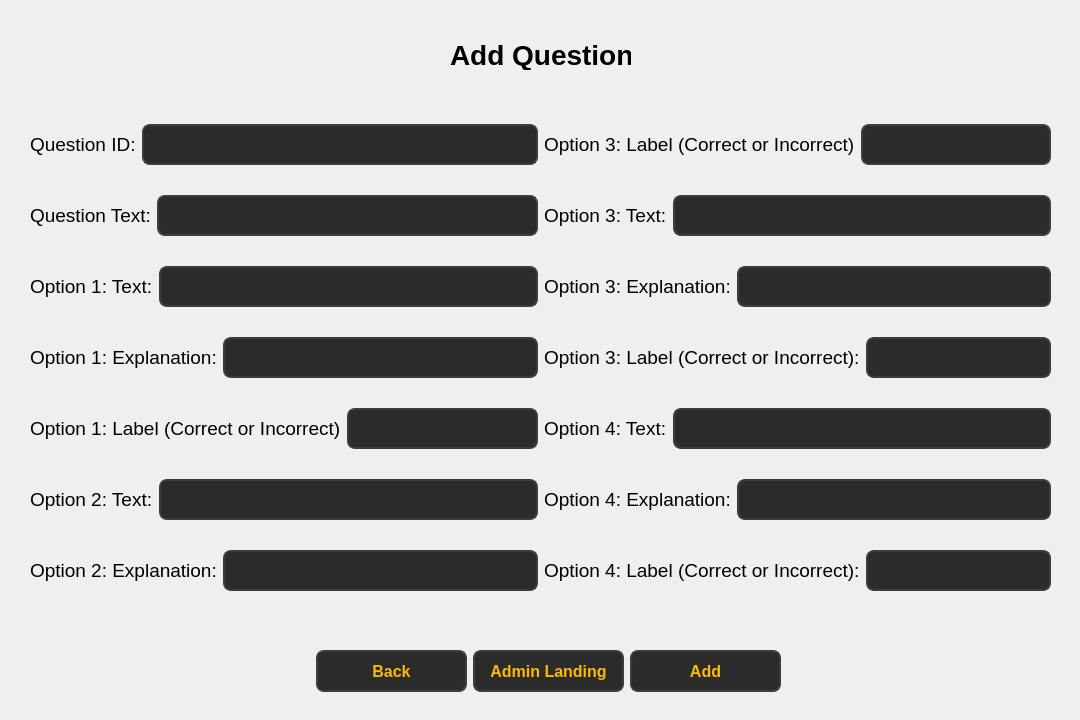
<?xml version="1.0" encoding="UTF-8"?>
<ui version="4.0">
 <class>Form</class>
 <widget class="QWidget" name="Form">
  <property name="geometry">
   <rect>
    <x>0</x>
    <y>0</y>
    <width>1080</width>
    <height>720</height>
   </rect>
  </property>
  <property name="windowTitle">
   <string>Form</string>
  </property>
  <widget class="QLabel" name="label">
   <property name="geometry">
    <rect>
     <x>450</x>
     <y>40</y>
     <width>181</width>
     <height>30</height>
    </rect>
   </property>
   <property name="font">
    <font>
     <pointsize>21</pointsize>
     <bold>true</bold>
    </font>
   </property>
   <property name="text">
    <string>Add Question</string>
   </property>
  </widget>
  <widget class="QPushButton" name="pushButton_back">
   <property name="geometry">
    <rect>
     <x>316</x>
     <y>650</y>
     <width>151</width>
     <height>42</height>
    </rect>
   </property>
   <property name="styleSheet">
    <string notr="true">QPushButton {
        background-color: #2b2b2b;  
        color: #fcba03;              
        border: 2px solid #3d3d3d;      
        border-radius: 8px;          
        padding: 8px 16px;            
        font-size: 16px;            
        font-weight: bold;
    
    }

    QPushButton:hover {
        background-color: #fcba03;
		 color: #000000;
        border: 2px solid #5a5a5a;    
    }

    QPushButton:pressed {
        background-color: #1a1a1a;      
        border: 2px solid #2b2b2b;      
    }</string>
   </property>
   <property name="text">
    <string>Back</string>
   </property>
  </widget>
  <widget class="QPushButton" name="pushButton_4">
   <property name="geometry">
    <rect>
     <x>473</x>
     <y>650</y>
     <width>151</width>
     <height>42</height>
    </rect>
   </property>
   <property name="styleSheet">
    <string notr="true">QPushButton {
        background-color: #2b2b2b;  
        color: #fcba03;              
        border: 2px solid #3d3d3d;      
        border-radius: 8px;          
        padding: 8px 16px;            
        font-size: 16px;            
        font-weight: bold;
    
    }

    QPushButton:hover {
        background-color: #fcba03;
		 color: #000000;
        border: 2px solid #5a5a5a;    
    }

    QPushButton:pressed {
        background-color: #1a1a1a;      
        border: 2px solid #2b2b2b;      
    }</string>
   </property>
   <property name="text">
    <string>Admin Landing</string>
   </property>
  </widget>
  <widget class="QPushButton" name="pushButton">
   <property name="geometry">
    <rect>
     <x>630</x>
     <y>650</y>
     <width>151</width>
     <height>42</height>
    </rect>
   </property>
   <property name="styleSheet">
    <string notr="true">QPushButton {
        background-color: #2b2b2b;  
        color: #fcba03;              
        border: 2px solid #3d3d3d;      
        border-radius: 8px;          
        padding: 8px 16px;            
        font-size: 16px;            
        font-weight: bold;
    
    }

    QPushButton:hover {
        background-color: #fcba03;
		 color: #000000;
        border: 2px solid #5a5a5a;    
    }

    QPushButton:pressed {
        background-color: #1a1a1a;      
        border: 2px solid #2b2b2b;      
    }</string>
   </property>
   <property name="text">
    <string>Add</string>
   </property>
  </widget>
  <widget class="QWidget" name="">
   <property name="geometry">
    <rect>
     <x>30</x>
     <y>100</y>
     <width>1021</width>
     <height>521</height>
    </rect>
   </property>
   <layout class="QHBoxLayout" name="horizontalLayout_15">
    <item>
     <layout class="QVBoxLayout" name="verticalLayout">
      <item>
       <layout class="QHBoxLayout" name="horizontalLayout">
        <item>
         <widget class="QLabel" name="label_4">
          <property name="font">
           <font>
            <pointsize>14</pointsize>
           </font>
          </property>
          <property name="text">
           <string>Question ID:</string>
          </property>
         </widget>
        </item>
        <item>
         <widget class="QLineEdit" name="lineEdit_3">
          <property name="styleSheet">
           <string notr="true">QLineEdit {
        background-color: #2b2b2b;  /* Dark background */
        color: #fcba03;  /* Text color */
        border: 2px solid #3d3d3d;  /* Border color */
        border-radius: 8px;  /* Rounded corners */
        padding: 8px;  /* Padding inside the input field */
        font-size: 16px;  /* Font size */
        font-weight: bold;  /* Bold font */
    }

    QLineEdit:hover {
        background-color: #3d3d3d;  /* Background when hovered */
        border: 2px solid #fcba03;  /* Border color when hovered */
    }

    QLineEdit:focus {
        background-color: #1a1a1a;  /* Background when focused */
        border: 2px solid #fcba03;  /* Border color when focused */
        color: #ffffff;  /* Text color when focused */
    }</string>
          </property>
         </widget>
        </item>
       </layout>
      </item>
      <item>
       <layout class="QHBoxLayout" name="horizontalLayout_2">
        <item>
         <widget class="QLabel" name="label_5">
          <property name="font">
           <font>
            <pointsize>14</pointsize>
           </font>
          </property>
          <property name="text">
           <string>Question Text:</string>
          </property>
         </widget>
        </item>
        <item>
         <widget class="QLineEdit" name="lineEdit_4">
          <property name="styleSheet">
           <string notr="true">QLineEdit {
        background-color: #2b2b2b;  /* Dark background */
        color: #fcba03;  /* Text color */
        border: 2px solid #3d3d3d;  /* Border color */
        border-radius: 8px;  /* Rounded corners */
        padding: 8px;  /* Padding inside the input field */
        font-size: 16px;  /* Font size */
        font-weight: bold;  /* Bold font */
    }

    QLineEdit:hover {
        background-color: #3d3d3d;  /* Background when hovered */
        border: 2px solid #fcba03;  /* Border color when hovered */
    }

    QLineEdit:focus {
        background-color: #1a1a1a;  /* Background when focused */
        border: 2px solid #fcba03;  /* Border color when focused */
        color: #ffffff;  /* Text color when focused */
    }</string>
          </property>
         </widget>
        </item>
       </layout>
      </item>
      <item>
       <layout class="QHBoxLayout" name="horizontalLayout_4">
        <item>
         <widget class="QLabel" name="label_7">
          <property name="font">
           <font>
            <pointsize>14</pointsize>
           </font>
          </property>
          <property name="text">
           <string>Option 1: Text:</string>
          </property>
         </widget>
        </item>
        <item>
         <widget class="QLineEdit" name="lineEdit_6">
          <property name="styleSheet">
           <string notr="true">QLineEdit {
        background-color: #2b2b2b;  /* Dark background */
        color: #fcba03;  /* Text color */
        border: 2px solid #3d3d3d;  /* Border color */
        border-radius: 8px;  /* Rounded corners */
        padding: 8px;  /* Padding inside the input field */
        font-size: 16px;  /* Font size */
        font-weight: bold;  /* Bold font */
    }

    QLineEdit:hover {
        background-color: #3d3d3d;  /* Background when hovered */
        border: 2px solid #fcba03;  /* Border color when hovered */
    }

    QLineEdit:focus {
        background-color: #1a1a1a;  /* Background when focused */
        border: 2px solid #fcba03;  /* Border color when focused */
        color: #ffffff;  /* Text color when focused */
    }</string>
          </property>
         </widget>
        </item>
       </layout>
      </item>
      <item>
       <layout class="QHBoxLayout" name="horizontalLayout_3">
        <item>
         <widget class="QLabel" name="label_6">
          <property name="font">
           <font>
            <pointsize>14</pointsize>
           </font>
          </property>
          <property name="text">
           <string>Option 1: Explanation:</string>
          </property>
         </widget>
        </item>
        <item>
         <widget class="QLineEdit" name="lineEdit_5">
          <property name="styleSheet">
           <string notr="true">QLineEdit {
        background-color: #2b2b2b;  /* Dark background */
        color: #fcba03;  /* Text color */
        border: 2px solid #3d3d3d;  /* Border color */
        border-radius: 8px;  /* Rounded corners */
        padding: 8px;  /* Padding inside the input field */
        font-size: 16px;  /* Font size */
        font-weight: bold;  /* Bold font */
    }

    QLineEdit:hover {
        background-color: #3d3d3d;  /* Background when hovered */
        border: 2px solid #fcba03;  /* Border color when hovered */
    }

    QLineEdit:focus {
        background-color: #1a1a1a;  /* Background when focused */
        border: 2px solid #fcba03;  /* Border color when focused */
        color: #ffffff;  /* Text color when focused */
    }</string>
          </property>
         </widget>
        </item>
       </layout>
      </item>
      <item>
       <layout class="QHBoxLayout" name="horizontalLayout_5">
        <item>
         <widget class="QLabel" name="label_8">
          <property name="font">
           <font>
            <pointsize>14</pointsize>
           </font>
          </property>
          <property name="text">
           <string>Option 1: Label (Correct or Incorrect)</string>
          </property>
         </widget>
        </item>
        <item>
         <widget class="QLineEdit" name="lineEdit_7">
          <property name="styleSheet">
           <string notr="true">QLineEdit {
        background-color: #2b2b2b;  /* Dark background */
        color: #fcba03;  /* Text color */
        border: 2px solid #3d3d3d;  /* Border color */
        border-radius: 8px;  /* Rounded corners */
        padding: 8px;  /* Padding inside the input field */
        font-size: 16px;  /* Font size */
        font-weight: bold;  /* Bold font */
    }

    QLineEdit:hover {
        background-color: #3d3d3d;  /* Background when hovered */
        border: 2px solid #fcba03;  /* Border color when hovered */
    }

    QLineEdit:focus {
        background-color: #1a1a1a;  /* Background when focused */
        border: 2px solid #fcba03;  /* Border color when focused */
        color: #ffffff;  /* Text color when focused */
    }</string>
          </property>
         </widget>
        </item>
       </layout>
      </item>
      <item>
       <layout class="QHBoxLayout" name="horizontalLayout_6">
        <item>
         <widget class="QLabel" name="label_9">
          <property name="font">
           <font>
            <pointsize>14</pointsize>
           </font>
          </property>
          <property name="text">
           <string>Option 2: Text:</string>
          </property>
         </widget>
        </item>
        <item>
         <widget class="QLineEdit" name="lineEdit_8">
          <property name="styleSheet">
           <string notr="true">QLineEdit {
        background-color: #2b2b2b;  /* Dark background */
        color: #fcba03;  /* Text color */
        border: 2px solid #3d3d3d;  /* Border color */
        border-radius: 8px;  /* Rounded corners */
        padding: 8px;  /* Padding inside the input field */
        font-size: 16px;  /* Font size */
        font-weight: bold;  /* Bold font */
    }

    QLineEdit:hover {
        background-color: #3d3d3d;  /* Background when hovered */
        border: 2px solid #fcba03;  /* Border color when hovered */
    }

    QLineEdit:focus {
        background-color: #1a1a1a;  /* Background when focused */
        border: 2px solid #fcba03;  /* Border color when focused */
        color: #ffffff;  /* Text color when focused */
    }</string>
          </property>
         </widget>
        </item>
       </layout>
      </item>
      <item>
       <layout class="QHBoxLayout" name="horizontalLayout_7">
        <item>
         <widget class="QLabel" name="label_10">
          <property name="font">
           <font>
            <pointsize>14</pointsize>
           </font>
          </property>
          <property name="text">
           <string>Option 2: Explanation:</string>
          </property>
         </widget>
        </item>
        <item>
         <widget class="QLineEdit" name="lineEdit_9">
          <property name="styleSheet">
           <string notr="true">QLineEdit {
        background-color: #2b2b2b;  /* Dark background */
        color: #fcba03;  /* Text color */
        border: 2px solid #3d3d3d;  /* Border color */
        border-radius: 8px;  /* Rounded corners */
        padding: 8px;  /* Padding inside the input field */
        font-size: 16px;  /* Font size */
        font-weight: bold;  /* Bold font */
    }

    QLineEdit:hover {
        background-color: #3d3d3d;  /* Background when hovered */
        border: 2px solid #fcba03;  /* Border color when hovered */
    }

    QLineEdit:focus {
        background-color: #1a1a1a;  /* Background when focused */
        border: 2px solid #fcba03;  /* Border color when focused */
        color: #ffffff;  /* Text color when focused */
    }</string>
          </property>
         </widget>
        </item>
       </layout>
      </item>
     </layout>
    </item>
    <item>
     <layout class="QVBoxLayout" name="verticalLayout_2">
      <item>
       <layout class="QHBoxLayout" name="horizontalLayout_13">
        <item>
         <widget class="QLabel" name="label_16">
          <property name="font">
           <font>
            <pointsize>14</pointsize>
           </font>
          </property>
          <property name="text">
           <string>Option 3: Label (Correct or Incorrect)</string>
          </property>
         </widget>
        </item>
        <item>
         <widget class="QLineEdit" name="lineEdit_15">
          <property name="styleSheet">
           <string notr="true">QLineEdit {
        background-color: #2b2b2b;  /* Dark background */
        color: #fcba03;  /* Text color */
        border: 2px solid #3d3d3d;  /* Border color */
        border-radius: 8px;  /* Rounded corners */
        padding: 8px;  /* Padding inside the input field */
        font-size: 16px;  /* Font size */
        font-weight: bold;  /* Bold font */
    }

    QLineEdit:hover {
        background-color: #3d3d3d;  /* Background when hovered */
        border: 2px solid #fcba03;  /* Border color when hovered */
    }

    QLineEdit:focus {
        background-color: #1a1a1a;  /* Background when focused */
        border: 2px solid #fcba03;  /* Border color when focused */
        color: #ffffff;  /* Text color when focused */
    }</string>
          </property>
         </widget>
        </item>
       </layout>
      </item>
      <item>
       <layout class="QHBoxLayout" name="horizontalLayout_12">
        <item>
         <widget class="QLabel" name="label_15">
          <property name="font">
           <font>
            <pointsize>14</pointsize>
           </font>
          </property>
          <property name="text">
           <string>Option 3: Text:</string>
          </property>
         </widget>
        </item>
        <item>
         <widget class="QLineEdit" name="lineEdit_14">
          <property name="styleSheet">
           <string notr="true">QLineEdit {
        background-color: #2b2b2b;  /* Dark background */
        color: #fcba03;  /* Text color */
        border: 2px solid #3d3d3d;  /* Border color */
        border-radius: 8px;  /* Rounded corners */
        padding: 8px;  /* Padding inside the input field */
        font-size: 16px;  /* Font size */
        font-weight: bold;  /* Bold font */
    }

    QLineEdit:hover {
        background-color: #3d3d3d;  /* Background when hovered */
        border: 2px solid #fcba03;  /* Border color when hovered */
    }

    QLineEdit:focus {
        background-color: #1a1a1a;  /* Background when focused */
        border: 2px solid #fcba03;  /* Border color when focused */
        color: #ffffff;  /* Text color when focused */
    }</string>
          </property>
         </widget>
        </item>
       </layout>
      </item>
      <item>
       <layout class="QHBoxLayout" name="horizontalLayout_8">
        <item>
         <widget class="QLabel" name="label_11">
          <property name="font">
           <font>
            <pointsize>14</pointsize>
           </font>
          </property>
          <property name="text">
           <string>Option 3: Explanation:</string>
          </property>
         </widget>
        </item>
        <item>
         <widget class="QLineEdit" name="lineEdit_10">
          <property name="styleSheet">
           <string notr="true">QLineEdit {
        background-color: #2b2b2b;  /* Dark background */
        color: #fcba03;  /* Text color */
        border: 2px solid #3d3d3d;  /* Border color */
        border-radius: 8px;  /* Rounded corners */
        padding: 8px;  /* Padding inside the input field */
        font-size: 16px;  /* Font size */
        font-weight: bold;  /* Bold font */
    }

    QLineEdit:hover {
        background-color: #3d3d3d;  /* Background when hovered */
        border: 2px solid #fcba03;  /* Border color when hovered */
    }

    QLineEdit:focus {
        background-color: #1a1a1a;  /* Background when focused */
        border: 2px solid #fcba03;  /* Border color when focused */
        color: #ffffff;  /* Text color when focused */
    }</string>
          </property>
         </widget>
        </item>
       </layout>
      </item>
      <item>
       <layout class="QHBoxLayout" name="horizontalLayout_14">
        <item>
         <widget class="QLabel" name="label_17">
          <property name="font">
           <font>
            <pointsize>14</pointsize>
           </font>
          </property>
          <property name="text">
           <string>Option 3: Label (Correct or Incorrect):</string>
          </property>
         </widget>
        </item>
        <item>
         <widget class="QLineEdit" name="lineEdit_16">
          <property name="styleSheet">
           <string notr="true">QLineEdit {
        background-color: #2b2b2b;  /* Dark background */
        color: #fcba03;  /* Text color */
        border: 2px solid #3d3d3d;  /* Border color */
        border-radius: 8px;  /* Rounded corners */
        padding: 8px;  /* Padding inside the input field */
        font-size: 16px;  /* Font size */
        font-weight: bold;  /* Bold font */
    }

    QLineEdit:hover {
        background-color: #3d3d3d;  /* Background when hovered */
        border: 2px solid #fcba03;  /* Border color when hovered */
    }

    QLineEdit:focus {
        background-color: #1a1a1a;  /* Background when focused */
        border: 2px solid #fcba03;  /* Border color when focused */
        color: #ffffff;  /* Text color when focused */
    }</string>
          </property>
         </widget>
        </item>
       </layout>
      </item>
      <item>
       <layout class="QHBoxLayout" name="horizontalLayout_10">
        <item>
         <widget class="QLabel" name="label_13">
          <property name="font">
           <font>
            <pointsize>14</pointsize>
           </font>
          </property>
          <property name="text">
           <string>Option 4: Text:</string>
          </property>
         </widget>
        </item>
        <item>
         <widget class="QLineEdit" name="lineEdit_12">
          <property name="styleSheet">
           <string notr="true">QLineEdit {
        background-color: #2b2b2b;  /* Dark background */
        color: #fcba03;  /* Text color */
        border: 2px solid #3d3d3d;  /* Border color */
        border-radius: 8px;  /* Rounded corners */
        padding: 8px;  /* Padding inside the input field */
        font-size: 16px;  /* Font size */
        font-weight: bold;  /* Bold font */
    }

    QLineEdit:hover {
        background-color: #3d3d3d;  /* Background when hovered */
        border: 2px solid #fcba03;  /* Border color when hovered */
    }

    QLineEdit:focus {
        background-color: #1a1a1a;  /* Background when focused */
        border: 2px solid #fcba03;  /* Border color when focused */
        color: #ffffff;  /* Text color when focused */
    }</string>
          </property>
         </widget>
        </item>
       </layout>
      </item>
      <item>
       <layout class="QHBoxLayout" name="horizontalLayout_11">
        <item>
         <widget class="QLabel" name="label_14">
          <property name="font">
           <font>
            <pointsize>14</pointsize>
           </font>
          </property>
          <property name="text">
           <string>Option 4: Explanation:</string>
          </property>
         </widget>
        </item>
        <item>
         <widget class="QLineEdit" name="lineEdit_13">
          <property name="styleSheet">
           <string notr="true">QLineEdit {
        background-color: #2b2b2b;  /* Dark background */
        color: #fcba03;  /* Text color */
        border: 2px solid #3d3d3d;  /* Border color */
        border-radius: 8px;  /* Rounded corners */
        padding: 8px;  /* Padding inside the input field */
        font-size: 16px;  /* Font size */
        font-weight: bold;  /* Bold font */
    }

    QLineEdit:hover {
        background-color: #3d3d3d;  /* Background when hovered */
        border: 2px solid #fcba03;  /* Border color when hovered */
    }

    QLineEdit:focus {
        background-color: #1a1a1a;  /* Background when focused */
        border: 2px solid #fcba03;  /* Border color when focused */
        color: #ffffff;  /* Text color when focused */
    }</string>
          </property>
         </widget>
        </item>
       </layout>
      </item>
      <item>
       <layout class="QHBoxLayout" name="horizontalLayout_9">
        <item>
         <widget class="QLabel" name="label_12">
          <property name="font">
           <font>
            <pointsize>14</pointsize>
           </font>
          </property>
          <property name="text">
           <string>Option 4: Label (Correct or Incorrect):</string>
          </property>
         </widget>
        </item>
        <item>
         <widget class="QLineEdit" name="lineEdit_11">
          <property name="styleSheet">
           <string notr="true">QLineEdit {
        background-color: #2b2b2b;  /* Dark background */
        color: #fcba03;  /* Text color */
        border: 2px solid #3d3d3d;  /* Border color */
        border-radius: 8px;  /* Rounded corners */
        padding: 8px;  /* Padding inside the input field */
        font-size: 16px;  /* Font size */
        font-weight: bold;  /* Bold font */
    }

    QLineEdit:hover {
        background-color: #3d3d3d;  /* Background when hovered */
        border: 2px solid #fcba03;  /* Border color when hovered */
    }

    QLineEdit:focus {
        background-color: #1a1a1a;  /* Background when focused */
        border: 2px solid #fcba03;  /* Border color when focused */
        color: #ffffff;  /* Text color when focused */
    }</string>
          </property>
         </widget>
        </item>
       </layout>
      </item>
     </layout>
    </item>
   </layout>
  </widget>
 </widget>
 <resources/>
 <connections/>
</ui>
